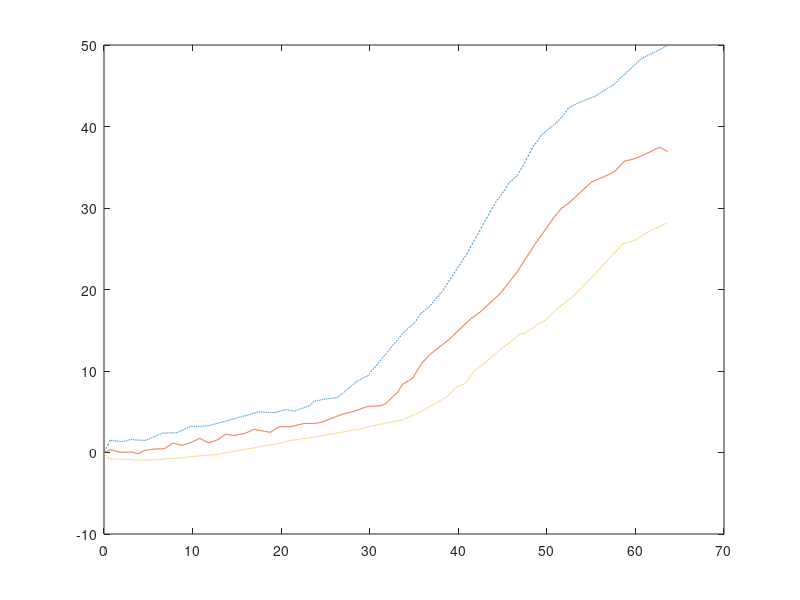

Source code (MATLAB):

close all
clear
clc

% % Load data
data_upperLength = load('Figard_2013_Length_UpperBound.csv');
data_lowerLength = load('Figard_2013_Length_LowerBound.csv');
data_meanLength = load('Figard_2013_Length_Mean.csv');

% In vivo length data
XDataMn = data_meanLength(:,1);
YDataMn = data_meanLength(:,2);

XDataLwr = flip(data_lowerLength(:,1));
YDataLwr = flip(data_lowerLength(:,2));

XDataUpr = data_upperLength(:,1);
YDataUpr = data_upperLength(:,2);

% % Interpolate
x_interp = linspace(0,max(XDataLwr(end),XDataUpr(end)),5000);
y_interpLwr = interp1(XDataLwr,YDataLwr,x_interp);
y_interpUpr = interp1(XDataUpr,YDataUpr,x_interp);
y_interpMn = interp1(XDataMn,YDataMn,x_interp);

% y_mean = mean([y_interpLwr; y_interpUpr],1);

plot(x_interp,y_interpUpr,'--')
hold on
plot(x_interp,y_interpMn)
% plot(XDataUpr,YDataUpr)
% plot(XDataLwr,YDataLwr)
plot(x_interp,y_interpLwr,'--')
hold off

save("measuredLength_data.mat","x_interp","y_interpMn","y_interpLwr","y_interpUpr")